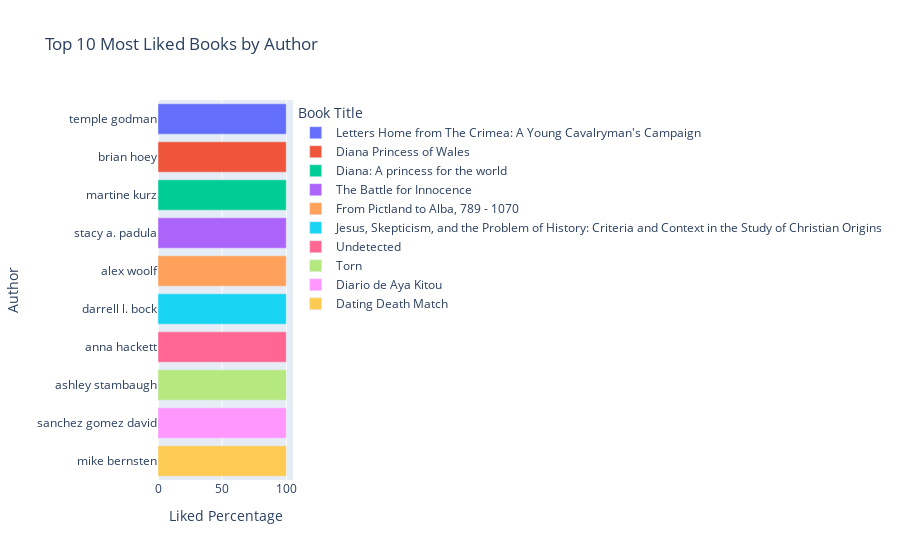

Here is the notebook cell this chart was saved with:
### Code cell
fig = px.bar(
    top_10_liked_books,
    x="likedPercent",
    y="author_alone",
    color="title", 
    orientation='h',
    title="Top 10 Most Liked Books by Author",
    labels={"author_alone": "Author", "likedPercent": "Liked Percentage", "title": "Book Title"}
)

fig.update_layout(yaxis=dict(autorange="reversed"))
fig.show()

### Figure 1 — Plotly figure (JSON) as saved in the notebook; plotly's stock layout.template omitted (floating-point values rounded to 4 significant figures)
{"data": [{"hovertemplate": "Book Title=Letters Home from The Crimea: A Young Cavalryman's Campaign<br>Liked Percentage=%{x}<br>Author=%{y}<extra></extra>", "legendgroup": "Letters Home from The Crimea: A Young Cavalryman's Campaign", "marker": {"color": "#636efa", "pattern": {"shape": ""}}, "name": "Letters Home from The Crimea: A Young Cavalryman's Campaign", "orientation": "h", "showlegend": true, "textposition": "auto", "type": "bar", "x": [100.0], "xaxis": "x", "y": ["temple godman"], "yaxis": "y"}, {"hovertemplate": "Book Title=Diana Princess of Wales<br>Liked Percentage=%{x}<br>Author=%{y}<extra></extra>", "legendgroup": "Diana Princess of Wales", "marker": {"color": "#EF553B", "pattern": {"shape": ""}}, "name": "Diana Princess of Wales", "orientation": "h", "showlegend": true, "textposition": "auto", "type": "bar", "x": [100.0], "xaxis": "x", "y": ["brian hoey"], "yaxis": "y"}, {"hovertemplate": "Book Title=Diana: A princess for the world<br>Liked Percentage=%{x}<br>Author=%{y}<extra></extra>", "legendgroup": "Diana: A princess for the world", "marker": {"color": "#00cc96", "pattern": {"shape": ""}}, "name": "Diana: A princess for the world", "orientation": "h", "showlegend": true, "textposition": "auto", "type": "bar", "x": [100.0], "xaxis": "x", "y": ["martine kurz"], "yaxis": "y"}, {"hovertemplate": "Book Title=The Battle for Innocence<br>Liked Percentage=%{x}<br>Author=%{y}<extra></extra>", "legendgroup": "The Battle for Innocence", "marker": {"color": "#ab63fa", "pattern": {"shape": ""}}, "name": "The Battle for Innocence", "orientation": "h", "showlegend": true, "textposition": "auto", "type": "bar", "x": [100.0], "xaxis": "x", "y": ["stacy a. padula"], "yaxis": "y"}, {"hovertemplate": "Book Title=From Pictland to Alba, 789 - 1070<br>Liked Percentage=%{x}<br>Author=%{y}<extra></extra>", "legendgroup": "From Pictland to Alba, 789 - 1070", "marker": {"color": "#FFA15A", "pattern": {"shape": ""}}, "name": "From Pictland to Alba, 789 - 1070", "orientation": "h", "showlegend": true, "textposition": "auto", "type": "bar", "x": [100.0], "xaxis": "x", "y": ["alex woolf"], "yaxis": "y"}, {"hovertemplate": "Book Title=Jesus, Skepticism, and the Problem of History: Criteria and Context in the Study of Christian Origins<br>Liked Percentage=%{x}<br>Author=%{y}<extra></extra>", "legendgroup": "Jesus, Skepticism, and the Problem of History: Criteria and Context in the Study of Christian Origins", "marker": {"color": "#19d3f3", "pattern": {"shape": ""}}, "name": "Jesus, Skepticism, and the Problem of History: Criteria and Context in the Study of Christian Origins", "orientation": "h", "showlegend": true, "textposition": "auto", "type": "bar", "x": [100.0], "xaxis": "x", "y": ["darrell l. bock"], "yaxis": "y"}, {"hovertemplate": "Book Title=Undetected<br>Liked Percentage=%{x}<br>Author=%{y}<extra></extra>", "legendgroup": "Undetected", "marker": {"color": "#FF6692", "pattern": {"shape": ""}}, "name": "Undetected", "orientation": "h", "showlegend": true, "textposition": "auto", "type": "bar", "x": [100.0], "xaxis": "x", "y": ["anna hackett"], "yaxis": "y"}, {"hovertemplate": "Book Title=Torn<br>Liked Percentage=%{x}<br>Author=%{y}<extra></extra>", "legendgroup": "Torn", "marker": {"color": "#B6E880", "pattern": {"shape": ""}}, "name": "Torn", "orientation": "h", "showlegend": true, "textposition": "auto", "type": "bar", "x": [100.0], "xaxis": "x", "y": ["ashley stambaugh"], "yaxis": "y"}, {"hovertemplate": "Book Title=Diario de Aya Kitou<br>Liked Percentage=%{x}<br>Author=%{y}<extra></extra>", "legendgroup": "Diario de Aya Kitou", "marker": {"color": "#FF97FF", "pattern": {"shape": ""}}, "name": "Diario de Aya Kitou", "orientation": "h", "showlegend": true, "textposition": "auto", "type": "bar", "x": [100.0], "xaxis": "x", "y": ["sanchez gomez david"], "yaxis": "y"}, {"hovertemplate": "Book Title=Dating Death Match<br>Liked Percentage=%{x}<br>Author=%{y}<extra></extra>", "legendgroup": "Dating Death Match", "marker": {"color": "#FECB52", "pattern": {"shape": ""}}, "name": "Dating Death Match", "orientation": "h", "showlegend": true, "textposition": "auto", "type": "bar", "x": [100.0], "xaxis": "x", "y": ["mike bernsten"], "yaxis": "y"}], "layout": {"barmode": "relative", "legend": {"title": {"text": "Book Title"}, "tracegroupgap": 0}, "title": {"text": "Top 10 Most Liked Books by Author"}, "xaxis": {"anchor": "y", "domain": [0, 1], "title": {"text": "Liked Percentage"}}, "yaxis": {"anchor": "x", "autorange": "reversed", "domain": [0, 1], "title": {"text": "Author"}}}}
